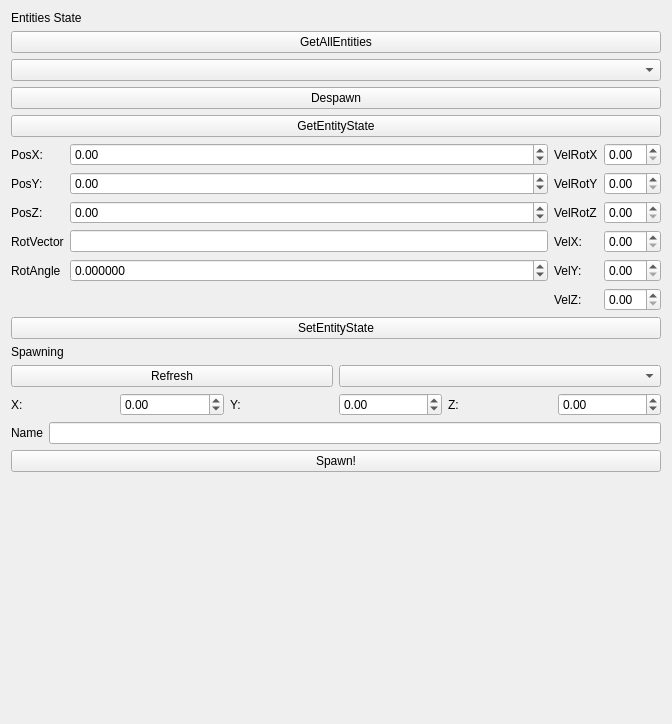
<?xml version="1.0" encoding="UTF-8"?>
<ui version="4.0">
 <class>simWidgetUi</class>
 <widget class="QWidget" name="simWidgetUi">
  <property name="geometry">
   <rect>
    <x>0</x>
    <y>0</y>
    <width>672</width>
    <height>724</height>
   </rect>
  </property>
  <layout class="QGridLayout" name="gridLayout">
   <item row="0" column="0">
    <layout class="QVBoxLayout" name="verticalLayout">
     <item>
      <widget class="QLabel" name="label">
       <property name="text">
        <string>Entities State</string>
       </property>
      </widget>
     </item>
     <item>
      <widget class="QPushButton" name="getAllEntitiesButton">
       <property name="text">
        <string>GetAllEntities</string>
       </property>
      </widget>
     </item>
     <item>
      <widget class="QComboBox" name="ComboEntities"/>
     </item>
     <item>
      <widget class="QPushButton" name="despawnButton">
       <property name="text">
        <string>Despawn</string>
       </property>
      </widget>
     </item>
     <item>
      <layout class="QVBoxLayout" name="verticalLayout_3">
       <item>
        <widget class="QPushButton" name="getEntityStateButton">
         <property name="text">
          <string>GetEntityState</string>
         </property>
        </widget>
       </item>
       <item>
        <layout class="QGridLayout" name="gridLayout_2">
         <item row="2" column="3">
          <widget class="QDoubleSpinBox" name="StatePosZ">
           <property name="minimum">
            <double>-999999.000000000000000</double>
           </property>
           <property name="maximum">
            <double>999999999999999.000000000000000</double>
           </property>
          </widget>
         </item>
         <item row="5" column="4">
          <widget class="QLabel" name="label_11">
           <property name="text">
            <string>VelZ:</string>
           </property>
          </widget>
         </item>
         <item row="1" column="1">
          <widget class="QLabel" name="label_7">
           <property name="text">
            <string>PosY:</string>
           </property>
          </widget>
         </item>
         <item row="0" column="3">
          <widget class="QDoubleSpinBox" name="StatePosX">
           <property name="minimum">
            <double>-999999.000000000000000</double>
           </property>
           <property name="maximum">
            <double>999999999999999.000000000000000</double>
           </property>
          </widget>
         </item>
         <item row="1" column="4">
          <widget class="QLabel" name="label_13">
           <property name="text">
            <string>VelRotY</string>
           </property>
          </widget>
         </item>
         <item row="0" column="1">
          <widget class="QLabel" name="label_6">
           <property name="text">
            <string>PosX:</string>
           </property>
          </widget>
         </item>
         <item row="1" column="3">
          <widget class="QDoubleSpinBox" name="StatePosY">
           <property name="minimum">
            <double>-999999.000000000000000</double>
           </property>
           <property name="maximum">
            <double>999999999999999.000000000000000</double>
           </property>
          </widget>
         </item>
         <item row="4" column="1">
          <widget class="QLabel" name="label_15">
           <property name="text">
            <string>RotAngle</string>
           </property>
          </widget>
         </item>
         <item row="3" column="3">
          <widget class="QLineEdit" name="RotVector"/>
         </item>
         <item row="5" column="5">
          <widget class="QDoubleSpinBox" name="StateVelZ"/>
         </item>
         <item row="3" column="4">
          <widget class="QLabel" name="label_9">
           <property name="text">
            <string>VelX:</string>
           </property>
          </widget>
         </item>
         <item row="3" column="1">
          <widget class="QLabel" name="RotVectorX">
           <property name="text">
            <string>RotVector</string>
           </property>
          </widget>
         </item>
         <item row="2" column="1">
          <widget class="QLabel" name="label_8">
           <property name="text">
            <string>PosZ:</string>
           </property>
          </widget>
         </item>
         <item row="2" column="4">
          <widget class="QLabel" name="label_14">
           <property name="text">
            <string>VelRotZ</string>
           </property>
          </widget>
         </item>
         <item row="3" column="5">
          <widget class="QDoubleSpinBox" name="StateVelX"/>
         </item>
         <item row="1" column="5">
          <widget class="QDoubleSpinBox" name="StateVelRotY"/>
         </item>
         <item row="0" column="4">
          <widget class="QLabel" name="label_12">
           <property name="text">
            <string>VelRotX</string>
           </property>
          </widget>
         </item>
         <item row="4" column="5">
          <widget class="QDoubleSpinBox" name="StateVelY"/>
         </item>
         <item row="2" column="5">
          <widget class="QDoubleSpinBox" name="StateVelRotZ"/>
         </item>
         <item row="4" column="4">
          <widget class="QLabel" name="label_10">
           <property name="text">
            <string>VelY:</string>
           </property>
          </widget>
         </item>
         <item row="0" column="5">
          <widget class="QDoubleSpinBox" name="StateVelRotX"/>
         </item>
         <item row="4" column="3">
          <widget class="QDoubleSpinBox" name="RotAngle">
           <property name="decimals">
            <number>6</number>
           </property>
           <property name="minimum">
            <double>-99.000000000000000</double>
           </property>
           <property name="singleStep">
            <double>0.001000000000000</double>
           </property>
           <property name="stepType">
            <enum>QAbstractSpinBox::AdaptiveDecimalStepType</enum>
           </property>
          </widget>
         </item>
        </layout>
       </item>
       <item>
        <widget class="QPushButton" name="setEntityStateButton">
         <property name="text">
          <string>SetEntityState</string>
         </property>
        </widget>
       </item>
      </layout>
     </item>
    </layout>
   </item>
   <item row="1" column="0">
    <layout class="QVBoxLayout" name="verticalLayout_2">
     <item>
      <widget class="QLabel" name="label_2">
       <property name="text">
        <string>Spawning</string>
       </property>
      </widget>
     </item>
     <item>
      <layout class="QHBoxLayout" name="horizontalLayout_2">
       <item>
        <widget class="QPushButton" name="PushButtonRefresh">
         <property name="text">
          <string>Refresh</string>
         </property>
        </widget>
       </item>
       <item>
        <widget class="QComboBox" name="ComboSpawables"/>
       </item>
      </layout>
     </item>
     <item>
      <layout class="QHBoxLayout" name="horizontalLayout_5">
       <item>
        <widget class="QLabel" name="label_3">
         <property name="text">
          <string>X:</string>
         </property>
        </widget>
       </item>
       <item>
        <widget class="QDoubleSpinBox" name="doubleSpinBoxX">
         <property name="minimum">
          <double>-999999.000000000000000</double>
         </property>
         <property name="maximum">
          <double>999999999999999.000000000000000</double>
         </property>
        </widget>
       </item>
       <item>
        <widget class="QLabel" name="label_4">
         <property name="text">
          <string>Y:</string>
         </property>
        </widget>
       </item>
       <item>
        <widget class="QDoubleSpinBox" name="doubleSpinBoxY">
         <property name="minimum">
          <double>-999999.000000000000000</double>
         </property>
         <property name="maximum">
          <double>999999999999999.000000000000000</double>
         </property>
        </widget>
       </item>
       <item>
        <widget class="QLabel" name="label_5">
         <property name="text">
          <string>Z:</string>
         </property>
        </widget>
       </item>
       <item>
        <widget class="QDoubleSpinBox" name="doubleSpinBoxZ">
         <property name="minimum">
          <double>-999999.000000000000000</double>
         </property>
         <property name="maximum">
          <double>999999999999999.000000000000000</double>
         </property>
        </widget>
       </item>
      </layout>
     </item>
     <item>
      <layout class="QHBoxLayout" name="horizontalLayout">
       <item>
        <widget class="QLabel" name="Name">
         <property name="text">
          <string>Name</string>
         </property>
        </widget>
       </item>
       <item>
        <widget class="QLineEdit" name="lineEditName"/>
       </item>
      </layout>
     </item>
     <item>
      <widget class="QPushButton" name="SpawnButton">
       <property name="text">
        <string>Spawn!</string>
       </property>
      </widget>
     </item>
     <item>
      <spacer name="verticalSpacer">
       <property name="orientation">
        <enum>Qt::Vertical</enum>
       </property>
       <property name="sizeHint" stdset="0">
        <size>
         <width>20</width>
         <height>40</height>
        </size>
       </property>
      </spacer>
     </item>
    </layout>
   </item>
  </layout>
 </widget>
 <resources/>
 <connections/>
</ui>
